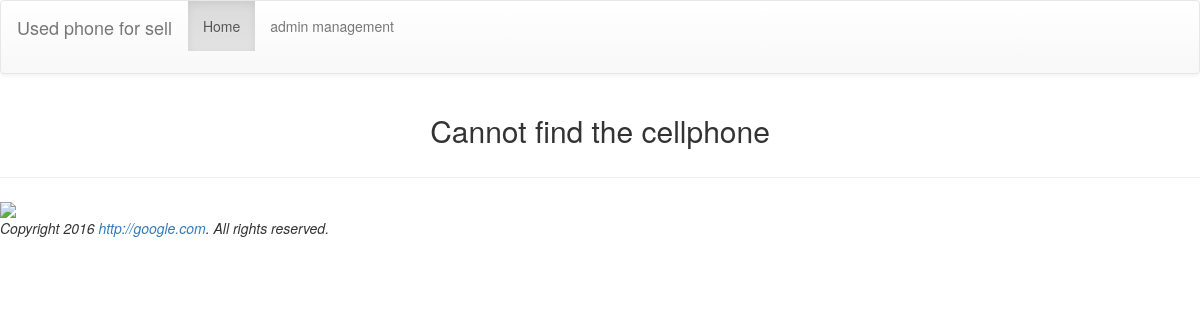
Page /detail/3 on the earlier database version.
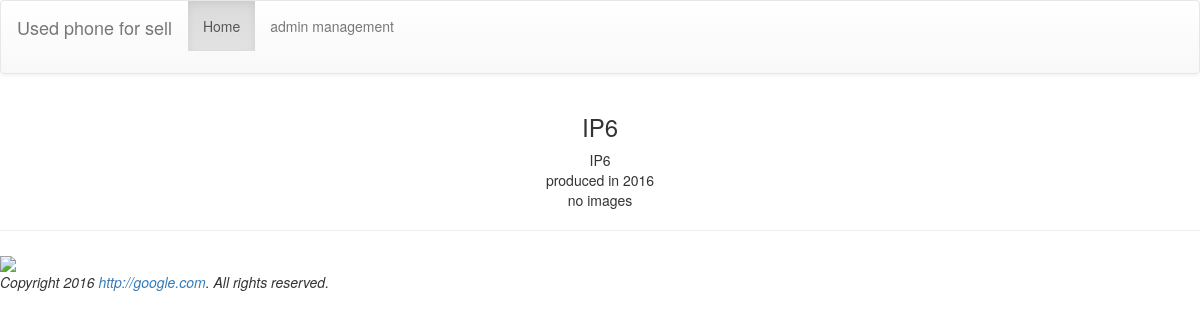
Same page on the later database version.
### mysite/models.py (models this page shows, shortened)
class Product(models.Model):
	pmodel = models.ForeignKey(PModel, on_delete=models.CASCADE)
	nickname = models.CharField(max_length=15)
	description = models.TextField(default='No description')
	year = models.PositiveIntegerField(default=2016)
	price = models.PositiveIntegerField(default=0)

### mysite/views.py (the view)
# urls.py: url(r'^detail/(\d+)$', detail, name='detail-url'),
def detail(request, id):
	try:
		product = Product.objects.get(id=id)
		images = PPhoto.objects.filter(product=product)
	except:
		pass
	templates = get_template('detail.html')
	html = templates.render(locals())
	return HttpResponse(html)

### templates/detail.html (shortened to what this page needs)
{% extends 'base.html' %}
{% block content %}
    <div class="container" align="center">
    {% if product %}
    <table>
        <tr><td align="center"><h3>{{ product.nickname }}</h3></td></tr>
        <tr><td align="center">{{ product.description }}</td></tr>
        <tr><td align="center"> produced in {{ product.year }} </td></tr>
        {% for image in images %}
            {% if forloop.first %}
                <tr><td align="center">
                    {% endif %}
                        <img src="{{ image.url }}"><br>
            {% if forloop.last %}
                </td> </tr>
            {% endif %}
            {% empty %}
                <tr><td align="center">no images</td></tr>
        {% endfor %}
    </table>
    {% else %}
    <h2>Cannot find the cellphone</h2>
    {% endif %}
    </div>
{% endblock %}

Differences in the rows shown:
added Product: nickname "IP6", description "IP6", year "2016"
Other differences:
text no longer shown: "Cannot find the cellphone"
text now shown: "produced in no images"
